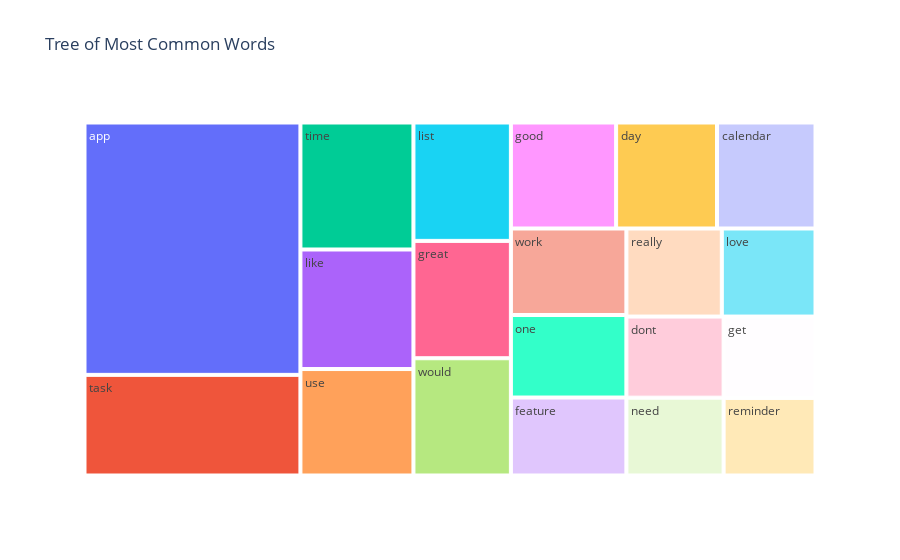

The code cell stored with this chart in its notebook:
### Code cell
fig = px.treemap(temp, path=['Common_words'], values='count',title='Tree of Most Common Words')
fig.show()

### Figure 1 — Plotly figure (JSON) as saved in the notebook; plotly's stock layout.template omitted (floating-point values rounded to 4 significant figures)
{"data": [{"branchvalues": "total", "domain": {"x": [0, 1], "y": [0, 1]}, "hovertemplate": "labels=%{label}<br>count=%{value}<br>parent=%{parent}<br>id=%{id}<extra></extra>", "ids": ["app", "calendar", "day", "dont", "feature", "get", "good", "great", "like", "list", "love", "need", "one", "really", "reminder", "task", "time", "use", "work", "would"], "labels": ["app", "calendar", "day", "dont", "feature", "get", "good", "great", "like", "list", "love", "need", "one", "really", "reminder", "task", "time", "use", "work", "would"], "name": "", "parents": ["", "", "", "", "", "", "", "", "", "", "", "", "", "", "", "", "", "", "", ""], "type": "treemap", "values": [10921, 2092, 2143, 1580, 1805, 1499, 2235, 2292, 2707, 2312, 1654, 1516, 1910, 1684, 1428, 4355, 2876, 2411, 2003, 2290]}], "layout": {"legend": {"tracegroupgap": 0}, "title": {"text": "Tree of Most Common Words"}}}
